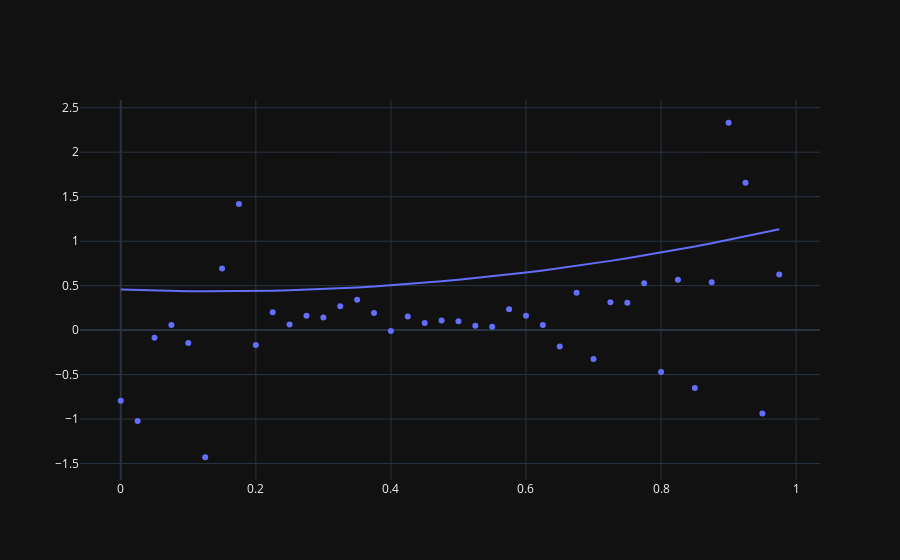

Notebook code cell kept with this figure:
### Markdown cell above
### Task 2c
Redo Task 2b, however, this time we want the model to be $f_\theta(x) = ax + b$ with $a,b \in \theta$.
1) Set $b = 0.1$ and plot the loss curve over $a \in [-1, 1]$.
2) Set $b = 2.0$ and plot the loss curve over $a \in [-1, 1]$.  
Before you run the code, try to envision how the loss curves would look like.  
How did the actual loss curves look like?

### Code cell
# -- CODE -- for Task 2b goes here.
import numpy as np
import plotly.express as px
import plotly.graph_objects as go

a = np.arange(-1, 1, 0.05)

x_train = np.arange(0.0, 1, 0.025)
y_train = a * np.random.randn(x_train.shape[0]) + 0.1

def get_loss(theta, ys):
    return (1 / len(ys)) * ((np.ones_like(ys)*theta - ys)**2).sum()


best_loss = np.inf
best_theta = 0

loss_curve = np.array([])

for theta in np.arange(0, 1, 0.025):
    loss = get_loss(theta, y_train)

    loss_curve = np.append(loss_curve, loss)
    if loss < best_loss:
        best_theta = theta
        best_loss = loss

print(f'Best loss: {best_loss}, with theta: {best_theta}')


scatter = px.scatter(x=x_train, y=y_train)
low = px.scatter(x=[best_theta], y=[best_loss])

figure = go.Figure(data=px.line(x=x_train, y=loss_curve).data + scatter.data)
figure.show()

### Figure 1 — Plotly figure (JSON) as saved in the notebook; plotly's stock layout.template omitted (floating-point values rounded to 4 significant figures)
{"data": [{"hovertemplate": "x=%{x}<br>y=%{y}<extra></extra>", "legendgroup": "", "line": {"color": "#636efa", "dash": "solid"}, "marker": {"symbol": "circle"}, "mode": "lines", "name": "", "orientation": "v", "showlegend": false, "x": [0.0, 0.025, 0.05, 0.075, 0.1, 0.125, 0.15, 0.175, 0.2, 0.225, 0.25, 0.275, 0.3, 0.325, 0.35, 0.375, 0.4, 0.425, 0.45, 0.475, 0.5, 0.525, 0.55, 0.575, 0.6, 0.625, 0.65, 0.675, 0.7, 0.725, 0.75, 0.775, 0.8, 0.825, 0.85, 0.875, 0.9, 0.925, 0.95, 0.975], "xaxis": "x", "y": [0.4553, 0.449, 0.4439, 0.44, 0.4374, 0.436, 0.4359, 0.4371, 0.4395, 0.4431, 0.448, 0.4541, 0.4615, 0.4702, 0.4801, 0.4912, 0.5036, 0.5172, 0.5321, 0.5483, 0.5657, 0.5843, 0.6042, 0.6253, 0.6477, 0.6714, 0.6963, 0.7224, 0.7498, 0.7785, 0.8083, 0.8395, 0.8719, 0.9055, 0.9404, 0.9766, 1.014, 1.053, 1.092, 1.134], "yaxis": "y", "type": "scatter"}, {"hovertemplate": "x=%{x}<br>y=%{y}<extra></extra>", "legendgroup": "", "marker": {"color": "#636efa", "symbol": "circle"}, "mode": "markers", "name": "", "orientation": "v", "showlegend": false, "x": [0.0, 0.025, 0.05, 0.075, 0.1, 0.125, 0.15, 0.175, 0.2, 0.225, 0.25, 0.275, 0.3, 0.325, 0.35, 0.375, 0.4, 0.425, 0.45, 0.475, 0.5, 0.525, 0.55, 0.575, 0.6, 0.625, 0.65, 0.675, 0.7, 0.725, 0.75, 0.775, 0.8, 0.825, 0.85, 0.875, 0.9, 0.925, 0.95, 0.975], "xaxis": "x", "y": [-0.7944, -1.022, -0.08656, 0.05713, -0.1446, -1.429, 0.6923, 1.417, -0.168, 0.2016, 0.06383, 0.1617, 0.141, 0.2688, 0.3424, 0.1919, -0.009187, 0.1531, 0.07975, 0.1069, 0.1, 0.04889, 0.03657, 0.2359, 0.1623, 0.0581, -0.1838, 0.4212, -0.3248, 0.3125, 0.3076, 0.5262, -0.4694, 0.567, -0.6511, 0.5379, 2.331, 1.657, -0.9363, 0.6259], "yaxis": "y", "type": "scatter"}], "layout": {}}
